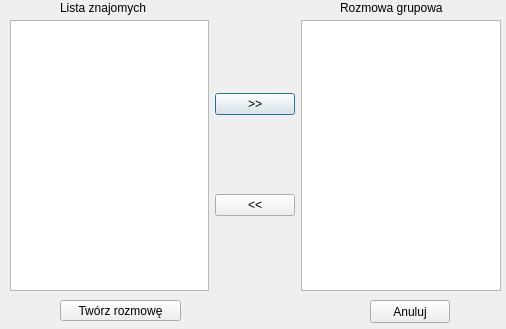
<?xml version="1.0" encoding="UTF-8"?>
<ui version="4.0">
 <class>GrupowaRozmowa</class>
 <widget class="QDialog" name="GrupowaRozmowa">
  <property name="geometry">
   <rect>
    <x>0</x>
    <y>0</y>
    <width>506</width>
    <height>329</height>
   </rect>
  </property>
  <property name="windowTitle">
   <string>Rozmowa grupowa</string>
  </property>
  <widget class="QWidget" name="horizontalLayoutWidget">
   <property name="geometry">
    <rect>
     <x>10</x>
     <y>20</y>
     <width>491</width>
     <height>271</height>
    </rect>
   </property>
   <layout class="QHBoxLayout" name="horizontalLayout">
    <item>
     <widget class="QListWidget" name="listPierwotne"/>
    </item>
    <item>
     <layout class="QVBoxLayout" name="verticalLayout_3">
      <property name="leftMargin">
       <number>0</number>
      </property>
      <item>
       <widget class="QPushButton" name="pushDodaj">
        <property name="text">
         <string>&gt;&gt;</string>
        </property>
       </widget>
      </item>
      <item>
       <widget class="QPushButton" name="pushUsun">
        <property name="text">
         <string>&lt;&lt;</string>
        </property>
       </widget>
      </item>
     </layout>
    </item>
    <item>
     <widget class="QListWidget" name="listDodane"/>
    </item>
   </layout>
  </widget>
  <widget class="QPushButton" name="pushTworz">
   <property name="geometry">
    <rect>
     <x>60</x>
     <y>300</y>
     <width>121</width>
     <height>21</height>
    </rect>
   </property>
   <property name="text">
    <string>Twórz rozmowę</string>
   </property>
  </widget>
  <widget class="QPushButton" name="pushAnuluj">
   <property name="geometry">
    <rect>
     <x>370</x>
     <y>300</y>
     <width>80</width>
     <height>23</height>
    </rect>
   </property>
   <property name="text">
    <string>Anuluj</string>
   </property>
  </widget>
  <widget class="QLabel" name="label">
   <property name="geometry">
    <rect>
     <x>60</x>
     <y>0</y>
     <width>111</width>
     <height>16</height>
    </rect>
   </property>
   <property name="text">
    <string>Lista znajomych</string>
   </property>
  </widget>
  <widget class="QLabel" name="label_2">
   <property name="geometry">
    <rect>
     <x>340</x>
     <y>0</y>
     <width>121</width>
     <height>16</height>
    </rect>
   </property>
   <property name="text">
    <string>Rozmowa grupowa</string>
   </property>
  </widget>
 </widget>
 <resources/>
 <connections/>
</ui>
